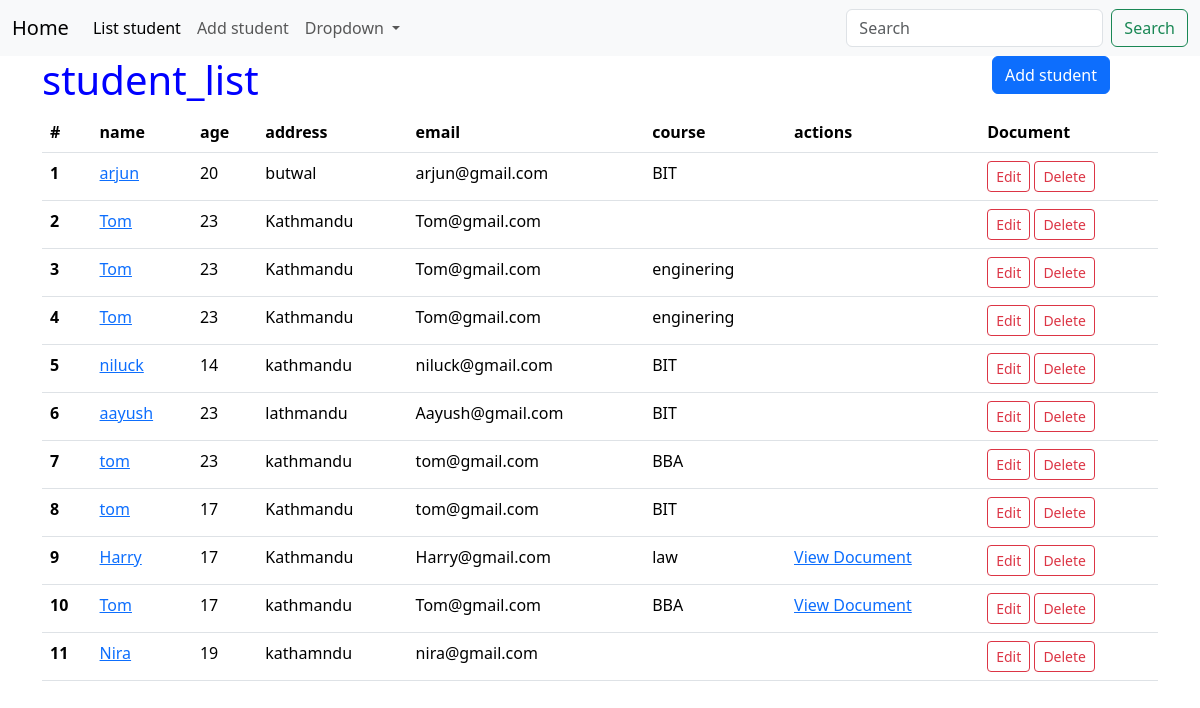
The page /students/ on the database its author committed.
### students/models.py (models this page shows, shortened)
class Student(models.Model):
    name=models.CharField(max_length=100)
    email=models.EmailField()
    age=models.IntegerField()
    address=models.CharField(max_length=200)
    course=models.ForeignKey(Course, on_delete=models.SET_NULL,null=True,blank=True, related_name="students")
    subjects=models.ManyToManyField(Subject, related_name="students")
    document= models.FileField(upload_to="documents/",blank=True)
    profile_picture= models.ImageField(upload_to="profile_pictures/", blank=True)

class Course(models.Model):
    name = models.CharField(max_length=100)

### students/views.py (the view)
# urls.py: path("students/",list_students,name="students"),
def list_students(request):
    students=Student.objects.all()
    context={
        "students":students,
        "header":"student_list",
        "title":"Student",
    }
    return render(request,"students/list_student.html",context)

### students/templates/students/list_student.html (shortened to what this page needs)
{% extends 'students/base.html' %}
{% block content %}
<table class="table">
  <thead>
    <tr>
      <th scope="col">#</th>
      <th scope="col">name</th>
      <th scope="col">age</th>
      <th scope="col">address</th>
      <th scope="col">email</th>
      <th scope="col">course</th>
      <th scope="col">actions</th>
      <th scope="col">Document</th>
    </tr>
  </thead>
  <tbody>
    {% for std in students %}
    <tr>
      <th scope="row">{{forloop.counter}}</th>
      <td><a href="{% url 'view_student' student_id=std.id %}">{{std.name}}</a></td>
      <td>{{std.age}}</td>
      <td>{{std.address}}</td>
      <td>{{std.email}}</td>
      <td>{{std.course.name}}</td>
      <td>
        {% if std.document %}
        <a href="{{ std.document.url }}" target="_blank">View Document</a>
        {% endif %}</td>
        <td>
          <a href="{% url 'edit_student' student_id=std.id%}" class="btn btn-sm btn-outline-danger">Edit</a>
          <button class="btn btn-sm btn-outline-danger" data-bs-toggle="modal" data-bs-target="#exampleModal{{forloop.counter}}">Delete</button>
        </td>
      </tr>
      {% endfor %}
    </tbody>
  </table>
  {% endblock %}

### students/templates/students/base.html (shortened to what this page needs)
{% load static %}
<!DOCTYPE html>
<html lang="en">
<head>
    <link href="https://cdn.jsdelivr.net/npm/bootstrap@5.3.8/dist/css/bootstrap.min.css" rel="stylesheet">
    <link rel="stylesheet" type="text/css" href="{% static 'students/style.css'%}">
</head>
<body>
    <nav class="navbar navbar-expand-lg bg-body-tertiary">
  <div class="container-fluid">
    <a class="navbar-brand" href="{% url 'home'%}">Home</a>
    <div class="collapse navbar-collapse" id="navbarSupportedContent">
      <ul class="navbar-nav me-auto mb-2 mb-lg-0">
        <li class="nav-item">
          <a class="nav-link active" aria-current="page" href="{% url 'students' %}">List student</a>
        </li>
        <li class="nav-item">
          <a class="nav-link" href="{% url 'add_student' %}">Add student</a>
        </li>
        <li class="nav-item dropdown">
          <a class="nav-link dropdown-toggle" href="#" role="button" data-bs-toggle="dropdown" aria-expanded="false">
            Dropdown
          </a>
        </li>
      </ul>
      <form class="d-flex" role="search">
        <input class="form-control me-2" type="search" placeholder="Search" aria-label="Search"/>
        <button class="btn btn-outline-success" type="submit">Search</button>
      </form>
    </div>
  </div>
</nav>
    <div class="container">
      <div class="row">
        <div class="col-10">
    <h1>{{header}}</h1>
    </div>
    <div class="col-2">
      <a class="btn btn-primary" href="{% url 'add_student'%}">Add student</a>
      </div>
    </div>
    {% block content %}
    {% endblock %}
    </div>
</body>
</html>

### students/static/students/style.css (style rules this page uses)
h1 { color: blue; }

### rows shown on the page
Student: name "arjun", age "20", address "butwal", email "arjun@gmail.com", course.name "BIT"
Student: name "Tom", age "23", address "Kathmandu", email "Tom@gmail.com"
Student: name "Tom", age "23", address "Kathmandu", email "Tom@gmail.com", course.name "enginering"
Student: name "Tom", age "23", address "Kathmandu", email "Tom@gmail.com", course.name "enginering"
Student: name "niluck", age "14", address "kathmandu", email "niluck@gmail.com", course.name "BIT"
Student: name "aayush", age "23", address "lathmandu", email "Aayush@gmail.com", course.name "BIT"
Student: name "tom", age "23", address "kathmandu", email "tom@gmail.com", course.name "BBA"
Student: name "tom", age "17", address "Kathmandu", email "tom@gmail.com", course.name "BIT"
Student: name "Harry", age "17", address "Kathmandu", email "Harry@gmail.com", course.name "law"
Student: name "Tom", age "17", address "kathmandu", email "Tom@gmail.com", course.name "BBA"
Student: name "Nira", age "19", address "kathamndu", email "nira@gmail.com"

### other values the page prints
{{ header }} "student_list"
